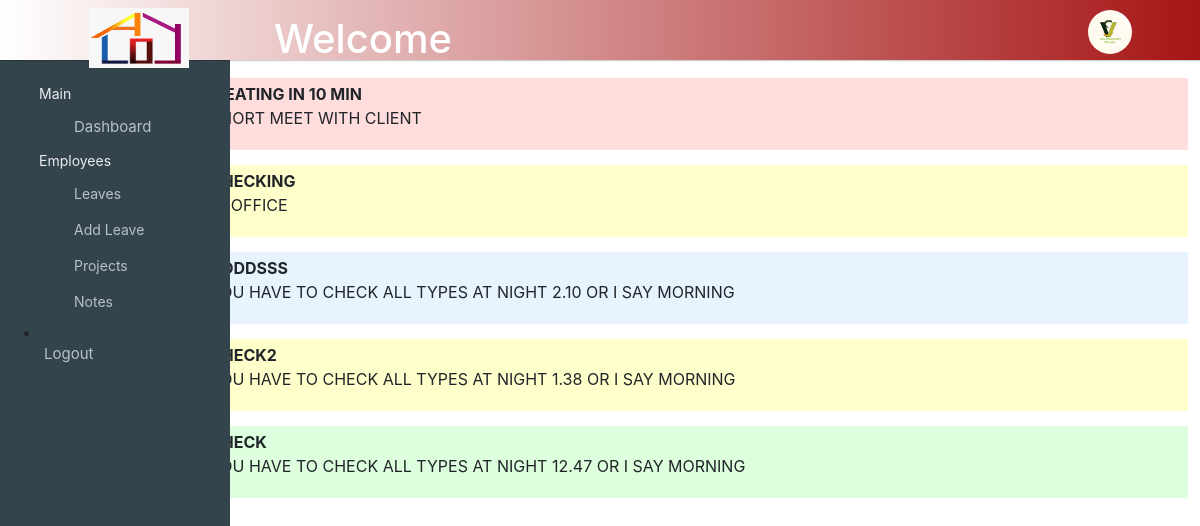
Page /employees/notes.php (signed in) on the committed database.
### tables this page shows
CREATE TABLE `notes` (
  `id` int(6) NOT NULL,
  `name` int(100) NOT NULL,
  `title` varchar(100) NOT NULL,
  `info` varchar(10000) NOT NULL,
  `type` varchar(100) NOT NULL
);

### employees/notes.php (the view, shortened to what this page needs)
<?php
include "header_emp.php";
include "top-left-menu-emp.php";
?>
<link rel="stylesheet" href="../css/bootstrap.min.css">
<!DOCTYPE html>
<htm lang="en">
    <head>
    </head>
    <body>
        <h2>Notes</h2>
        <div class="wrapper" style="margin-top: 3%; margin-left:15%;">
            <?php
            $ren = mysqli_query($link, "SELECT name from employee WHERE username= '" . $_SESSION['username'] . "'");
            $due = mysqli_fetch_array($ren);
            $don = $due["name"];
            $res = mysqli_query($link, "SELECT * from notes WHERE name ='$don' order by id desc");
            while ($row = mysqli_fetch_array($res)) {
            ?>
                <div class="<?php echo $row['type'] ?>">
                    <p><strong><?php echo $row['title'] ?></strong><br><?php echo $row['info'] ?></p>
                </div>
            <?php
            }
            ?>
        </div>
    </body>
    </html>

### css/style.css (style rules this page uses)
html, body { max-width: 100%; }

### employees/notes.php (style rules this page uses)
div { margin-bottom: 15px; padding: 4px 12px; }
.danger { background-color: #ffdddd; border-left: 6px solid #f44336; }
.success { background-color: #ddffdd; border-left: 6px solid #04AA6D; }
.info { background-color: #e7f3fe; border-left: 6px solid #2196F3; }
.warning { background-color: #ffffcc; border-left: 6px solid #ffeb3b; }

### rows in the picture
notes: title "MEATING IN 10 MIN", info "SHORT MEET WITH CLIENT"
notes: title "CHECKING", info "IN OFFICE"
notes: title "ADDDSSS", info "YOU HAVE TO CHECK ALL TYPES AT NIGHT 2.10 OR I SAY MORNING"
notes: title "CHECK2", info "YOU HAVE TO CHECK ALL TYPES AT NIGHT 1.38 OR I SAY MORNING"
notes: title "CHECK", info "YOU HAVE TO CHECK ALL TYPES AT NIGHT 12.47 OR I SAY MORNING"
